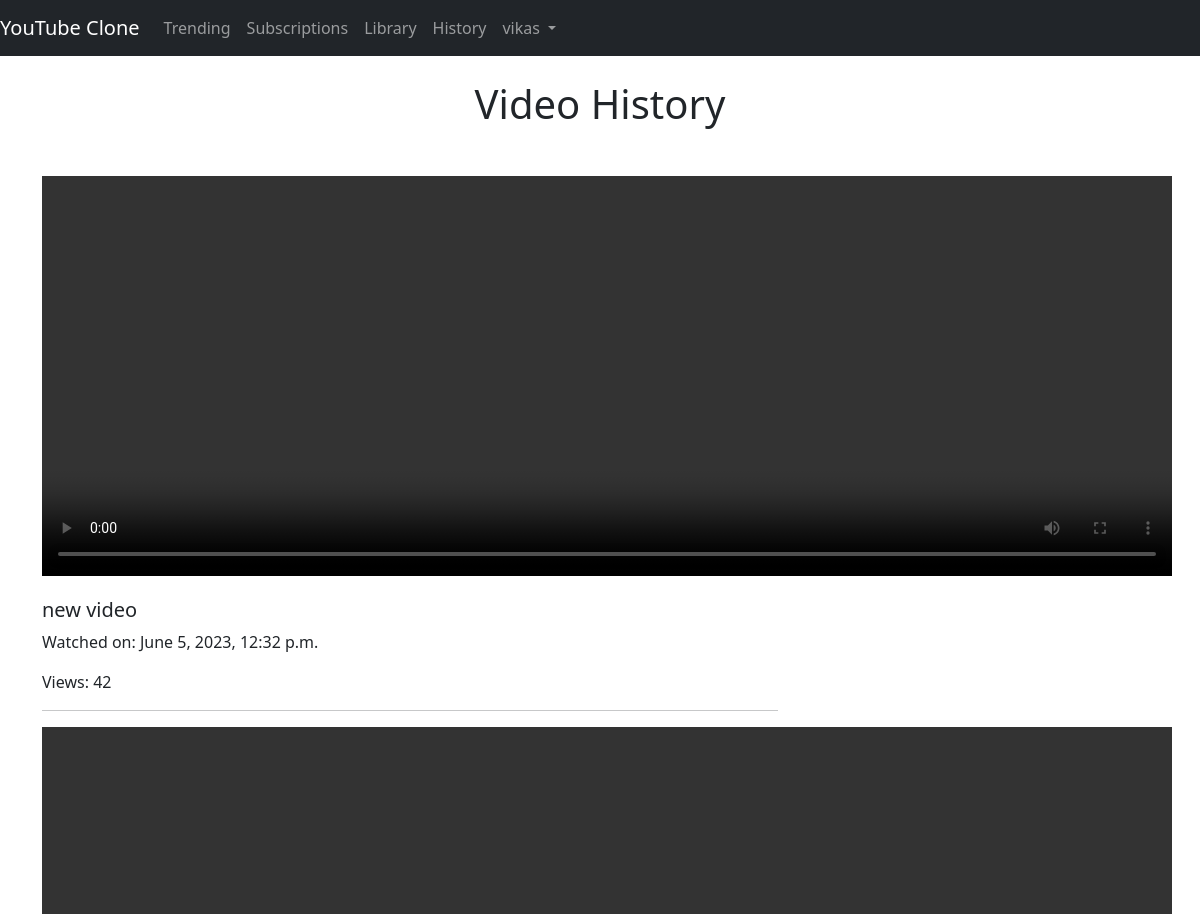
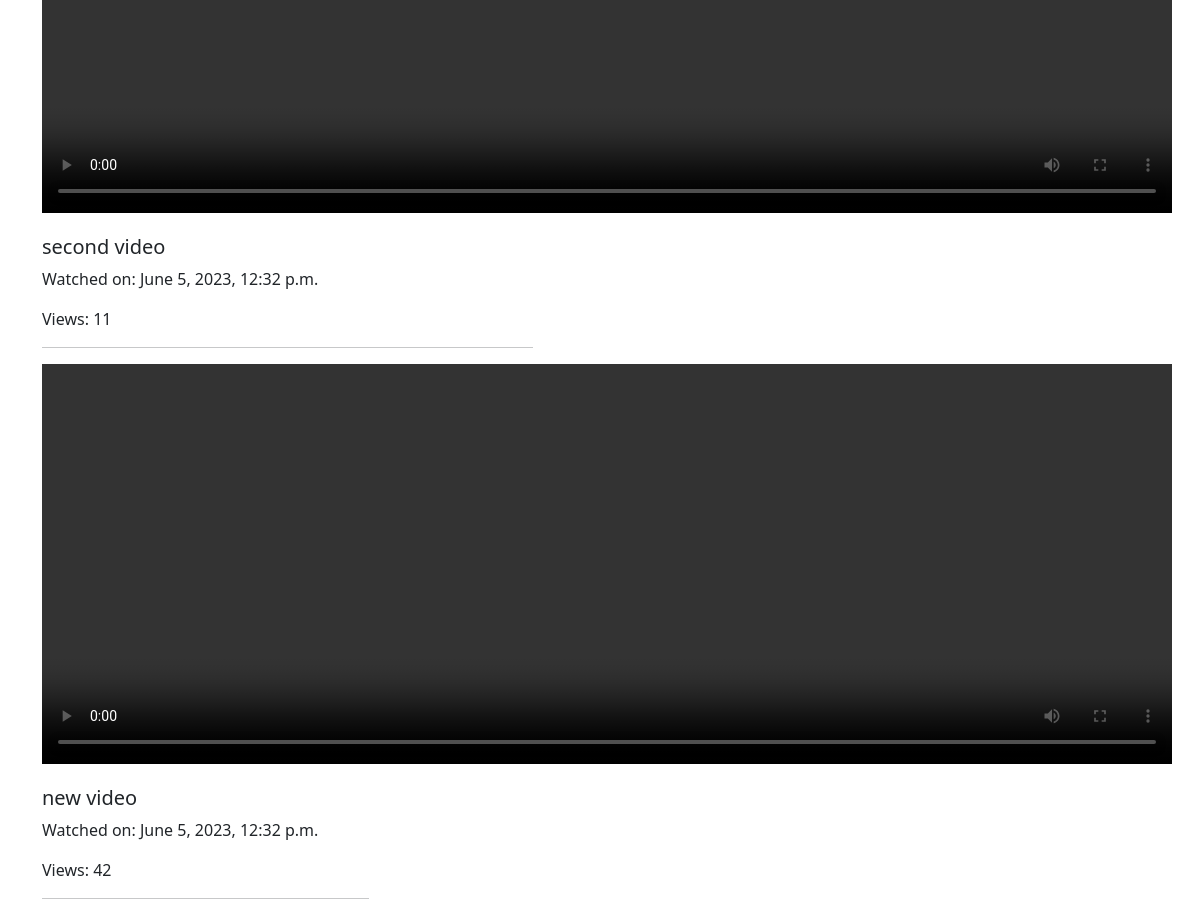
The app's page /history (signed in) with its own data (2 pictures, top to bottom).
### videos/models.py (models this page shows, shortened)
class VideoHistory(models.Model):
    user = models.ForeignKey(User, on_delete=models.CASCADE)
    video = models.ForeignKey(Video, on_delete=models.CASCADE)
    watched_on = models.DateTimeField(auto_now_add=True)

class Video(models.Model):
    user = models.ForeignKey(User, on_delete=models.CASCADE)
    title = models.CharField(max_length=200)
    description = models.TextField(blank=True, null=True)
    video_file = models.FileField(upload_to='videos')
    likes = models.ManyToManyField(User, related_name='video_like', blank=True)
    created_on = models.DateTimeField(auto_now_add=True)
    views = models.IntegerField(default=0)
    channel = models.ForeignKey(Channel, on_delete=models.CASCADE, related_name='channel_videos')

### videos/views.py (the view)
# urls.py: path('history', views.video_history, name='history'),
@login_required(login_url='login')
def video_history(request):
    videos = VideoHistory.objects.filter(user=request.user).order_by('-watched_on')
    return render(request, 'videos/video_history.html', {'videos':videos})

### videos/templates/videos/video_history.html (shortened to what this page needs)
{% extends 'videos/base.html' %}
{% block content %}
<div class="container">
    <h1 class="text-center mt-4 mb-5">Video History</h1>
    <div class="row">
        {% for his in videos %}
        <div class="col-md-8">
            <video width="1130" height="400" controls>
                <source src="{{ his.video.video_file.url }}" type="video/mp4">
            </video>
            <h5 class="card-title mt-3">{{ his.video.title }}</h5>
            <p>Watched on: {{ his.watched_on }}</p>
            <p>Views: {{ his.video.views }}</p> <hr>
        {% endfor %}
    </div>
</div>
{% endblock %}

### videos/templates/videos/base.html (shortened to what this page needs)
<!doctype html>
<html lang="en">
  <head>
    <link href="https://cdn.jsdelivr.net/npm/bootstrap@5.0.2/dist/css/bootstrap.min.css" rel="stylesheet">
  </head>
  <body>
    <nav class="navbar navbar-expand-lg navbar-dark bg-dark">
        <a class="navbar-brand" href="/">YouTube Clone</a>
        <div class="collapse navbar-collapse" id="navbarNav">
          <ul class="navbar-nav ml-auto">
            <li class="nav-item active">
              <a class="nav-link" href="{% url 'tranding' %}">Trending</a>
            </li>
            <li class="nav-item active">
              <a class="nav-link" href="#">Subscriptions</a>
            </li>
            <li class="nav-item active">
              <a class="nav-link" href="{% url 'library' %}">Library</a>
            </li>
            <li class="nav-item active">
              <a class="nav-link" href="{% url 'history' %}">History</a>
            </li>
            {% if request.user.is_authenticated %}
            <li class="nav-item dropdown">
              <a class="nav-link dropdown-toggle" href="#" id="navbarDropdown" role="button" data-bs-toggle="dropdown" aria-expanded="false">
                {{request.user.username}}
              </a>
            </li>
            {% endif %}
          </ul>
        </div>
      </nav>
      {% block content %}
      {% endblock content %}
  </body>
</html>

### records on screen
VideoHistory: video "new video", watched_on "June 5, 2023, 12:32 p.m.", video.views "42"
VideoHistory: video "second video", watched_on "June 5, 2023, 12:32 p.m.", video.views "11"
VideoHistory: video "new video", watched_on "June 5, 2023, 12:32 p.m.", video.views "42"

### other values on screen
{{ request.user.username }} "vikas"
